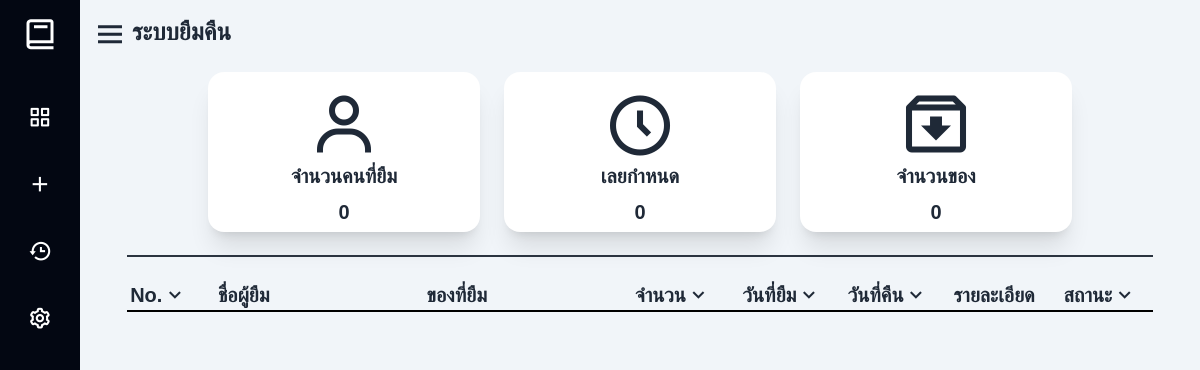
Before: /admin/admin.php (signed in) with the older database file.
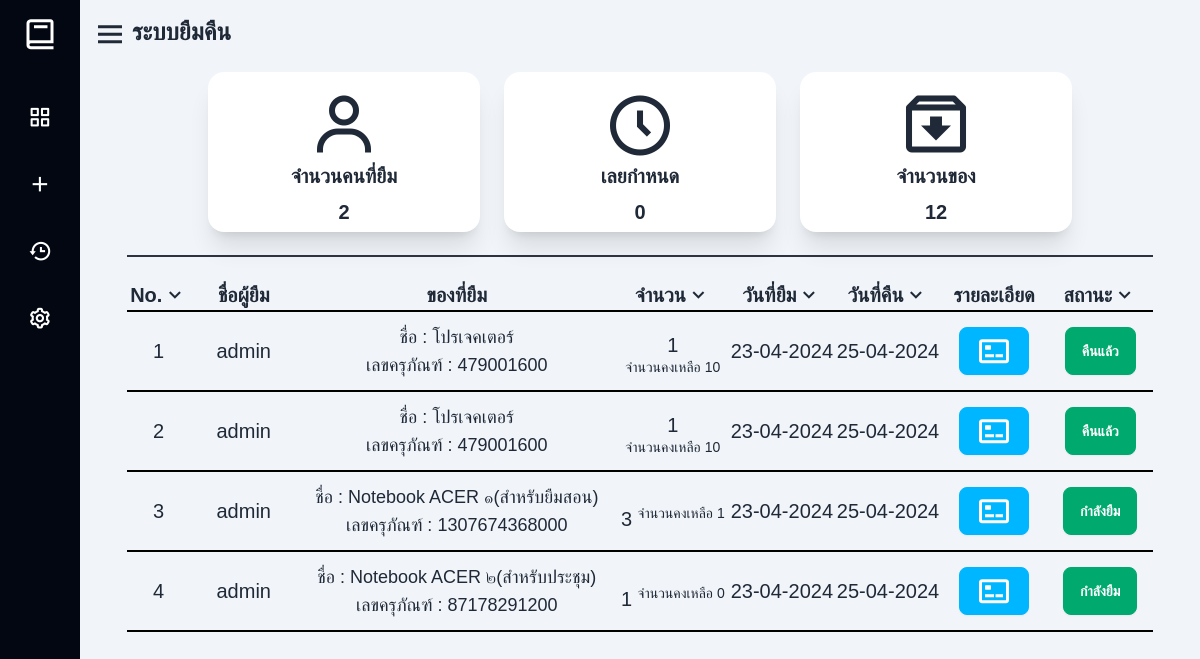
After: the same page with the newer database file.
### tables this page shows
CREATE TABLE `oder_product` (
  `o_id` int(11) NOT NULL,
  `p_id` int(11) NOT NULL,
  `user_id` int(11) NOT NULL,
  `amount` int(11) NOT NULL,
  `tel` int(11) NOT NULL,
  `address` text NOT NULL,
  `teacher` varchar(255) NOT NULL,
  `department` varchar(255) NOT NULL,
  `date_start` date NOT NULL,
  `date_end` date NOT NULL,
  `group_id` int(11) NOT NULL,
  `status` enum('รออนุมัติ','อนุมัติแล้ว','ไม่อนุมัติ','กำลังยืม','เลยกำหนด','รอดำเนินการ','คืนแล้ว') NOT NULL
);

CREATE TABLE `user` (
  `user_id` int(11) NOT NULL,
  `user` varchar(255) NOT NULL,
  `password` varchar(255) NOT NULL,
  `role` int(2) NOT NULL
);

CREATE TABLE `products` (
  `p_id` int(11) NOT NULL,
  `name` varchar(255) NOT NULL,
  `amount` int(11) NOT NULL,
  `img` varchar(255) NOT NULL,
  `sn_products` text NOT NULL,
  `upload_time` datetime NOT NULL,
  `update_time` datetime NOT NULL
);

### public/admin/status.php (the view, shortened to what the changed rows need)
<!DOCTYPE html>
<html lang="en">
<head>
</head>
<body class="bg-slate-100">
    <div class="flex flex-col items-center justify-center">
        <div class="flex w-11/12">
            <div class="flex flex-col w-full">
                <table class="table-fixed justify-center items-center w-full text-center ">
                    <thead class="border-b-2 border-black h-7 text-xl">
                        <tr>
                            <th class="text-center w-16">
                                <div class="dropdown">
                                    <div tabindex="0" role="button" class="flex items-center">
                                        <h1>No.</h1>
                                        <i class='bx bx-chevron-down bx-sm'></i>
                                    </div>
                                </div>
                            </th>
                            <th>ชื่อผู้ยืม</th>
                            <th class="w-80">ของที่ยืม</th>
                            <th class="w-28">
                                <div class="dropdown">
                                    <div tabindex="0" role="button" class="flex items-center">
                                        จำนวน
                                        <i class='bx bx-chevron-down bx-sm'></i>
                                    </div>
                                </div>
                            </th>
                            <th>
                                <div class="dropdown">
                                    <div tabindex="0" role="button" class="flex items-center">
                                        วันที่ยืม
                                        <i class='bx bx-chevron-down bx-sm'></i>
                                    </div>
                                </div>
                            </th>
                            <th>
                                <div class="dropdown">
                                    <div tabindex="0" role="button" class="flex items-center">
                                        วันที่คืน
                                        <i class='bx bx-chevron-down bx-sm'></i>
                                    </div>
                                </div>
                            </th>
                            <th>รายละเอียด</th>
                            <th>
                                <div class="dropdown dropdown-end">
                                    <div tabindex="0" role="button" class="flex items-center">
                                        สถานะ
                                        <i class='bx bx-chevron-down bx-sm'></i>
                                    </div>
                                </div>
                            </th>
                        </tr>
                    </thead>
                    <tbody class="h-36">
                        <?php
                        $select = "o.o_id";
                        $sort = "ASC";
                        $approve = "";
                        $sql = "SELECT o.*, u.user, p.name AS products_name, p.sn_products,p.amount AS products_amount
                                    FROM products AS p
                                    INNER JOIN oder_product AS o ON p.p_id = o.p_id
                                    INNER JOIN USER AS u ON u.user_id = o.user_id
                                    WHERE o.status != :status $approve
                                    ORDER BY $select $sort";
                        $query = $conn->prepare($sql);
                        $query->bindValue(":status", "รอดำเนินการ", PDO::PARAM_STR);
                        $query->execute();
                        $rs = $query->fetchAll(PDO::FETCH_ASSOC);
                        $min = 1;
                        $max = count($rs);
                        if (!empty($rs)) {
                        ?>
                            <?php foreach ($rs as $row) : ?>
                                <tr class="h-20 align-middle border-b-2 border-black">
                                    <td class="text-xl"><?= $sort == "DESC" ? $max-- : $min++; ?></td>
                                    <td class="text-xl"><?= $row['user'] ?></td>
                                    <td class="text-lg">
                                        ชื่อ : <?= $row['products_name'] ?>
                                        <br>
                                        เลขครุภัณฑ์ : <?= $row['sn_products'] ?>
                                    </td>
                                    <td class="text-xl">
                                        <span class="top-2 relative"><?= $row['amount'] ?></span>
                                        <span class="text-sm text-nowrap">จำนวนคงเหลือ <?= $row['products_amount'] ?></span>
                                    </td>
                                    <td class="text-xl"><?= date("d-m-Y", strtotime($row['date_start'])) ?></td>
                                    <td class="text-xl"><?= date("d-m-Y", strtotime($row['date_end'])) ?></td>
                                    <td>
                                        <label for="detail<?= $row['o_id'] ?>" class="btn btn-info text-white">
                                            <i class='bx bx-credit-card-front bx-md'></i>
                                        </label>
                                    </td>
                                    <td>
                                        <div class="dropdown dropdown-end">
                                            <div tabindex="0" role="button" class="btn btn-md btn-<?= $row['status'] === "กำลังยืม" || $row['status'] === "คืนแล้ว" ? "success" : ($row['status'] === "อนุมัติแล้ว" ? "accent" : ($row['status'] === "ไม่อนุมัติ" || $row['status'] === "เลยกำหนด" ? "error" : "warning")); ?> text-white">
                                                <?= $row['status'] ?>
                                            </div>
                                        </div>
                                    </td>
                                </tr>
                        <?php
                            endforeach;
                        }
                        ?>
                    </tbody>
                </table>
            </div>
        </div>
    </div>
</body>
</html>

### public/component/menu.php (shortened to what the changed rows need)
<?php
include_once($_SERVER['DOCUMENT_ROOT'] . '/jaa/bookingphp/config/connectdb.php');
$sql = "SELECT COUNT(*) FROM products";
$query = $conn->prepare($sql);
$query->execute();
$count = $query->fetchColumn();
$group_sql = "SELECT DISTINCT group_id FROM oder_product";
$group_query = $conn->prepare($group_sql);
$group_query->execute();
$group_rs = $group_query->fetchAll(PDO::FETCH_ASSOC);
$num_groups = count($group_rs);
?>
<div class="flex flex-col w-full h-full">
    <div class="flex flex-row mx-4 mt-4 gap-6 justify-center items-center">
        <div class="flex justify-center items-center rounded-2xl w-1/4 h-40 bg-base-100 shadow-xl">
            <a href="admin.php?pt=status">
                <div class="card-body items-center text-center p-0">
                    <h2 class="card-title">จำนวนคนที่ยืม</h2>
                    <p class="font-bold text-xl"><?= $num_groups ?></p>
                </div>
            </a>
        </div>
        <div class="flex justify-center items-center rounded-2xl w-1/4 h-40 bg-base-100 shadow-xl">
            <a href="admin.php?pt=status&&status=late">
                <div class="card-body items-center text-center p-0">
                    <h2 class="card-title">เลยกำหนด</h2>
                </div>
            </a>
        </div>
        <div class="flex justify-center items-center rounded-2xl w-1/4 h-40 bg-base-100 shadow-xl">
            <a href="admin.php?pt=upload">
                <div class="card-body items-center text-center p-0">
                    <h2 class="card-title">จำนวนของ</h2>
                    <p class="font-bold text-xl"><?php echo $count ?></p>
                </div>
            </a>
        </div>
    </div>
</div>

Changed rows visible on the page:
added oder_product: user.user "admin", p.name "โปรเจคเตอร์", p.sn_products "479001600", amount "1", p.amount "10", date_start "23-04-2024", date_end "25-04-2024", status "คืนแล้ว"
added oder_product: user.user "admin", p.name "โปรเจคเตอร์", p.sn_products "479001600", amount "1", p.amount "10", date_start "23-04-2024", date_end "25-04-2024", status "คืนแล้ว"
added oder_product: user.user "admin", p.name "Notebook ACER ๑(สำหรับยืมสอน)", p.sn_products "1307674368000", amount "3", p.amount "1", date_start "23-04-2024", date_end "25-04-2024", status "กำลังยืม"
added oder_product: user.user "admin", p.name "Notebook ACER ๒(สำหรับประชุม)", p.sn_products "87178291200", amount "1", p.amount "0", date_start "23-04-2024", date_end "25-04-2024", status "กำลังยืม"
Other visible differences:
$num_groups: "0" → "2"
$count: "0" → "12"
